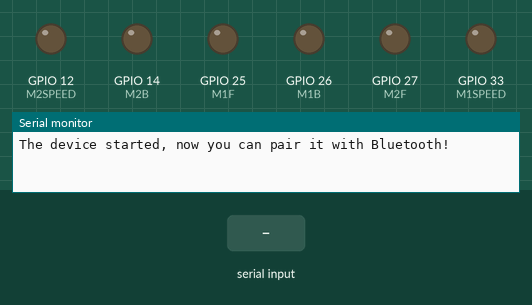
The sketch below on a simulated ESP32. Shown: output pins drawn as LEDs (lit = HIGH), the last lines printed to the serial monitor. The test bench sets the inputs (shaded band). Nothing arrives over Bluetooth unless stated.

Above: at 1.2 s.
1.3 s: "I" received over the second serial link
At 2.1 s:
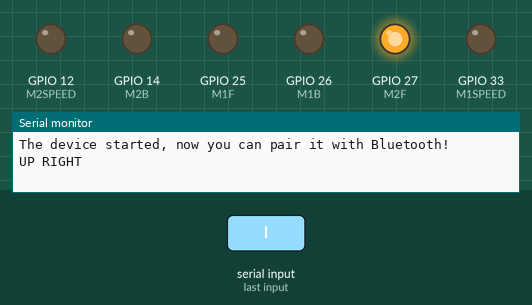
2.8 s: "H" received over the second serial link
At 3.3 s:
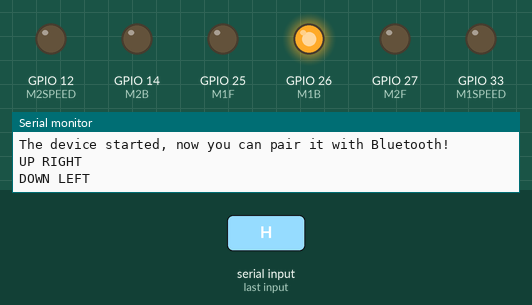
4.3 s: "J" received over the second serial link
At 5.5 s:
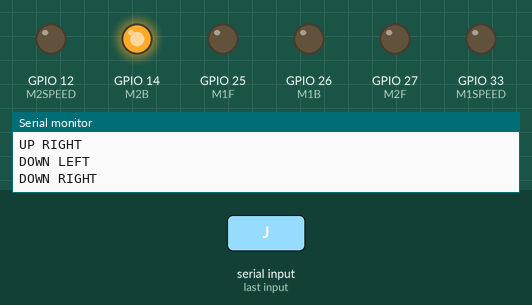
5.8 s: "q" received over the second serial link
At 6.7 s:
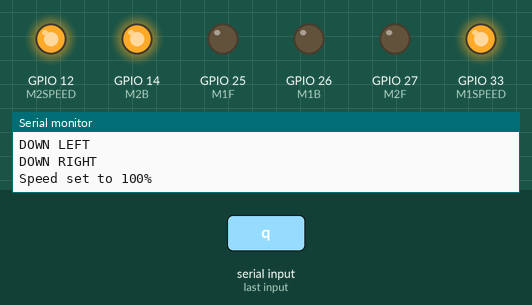
7.3 s: "90,45\n" received over the second serial link
At 8.5 s:
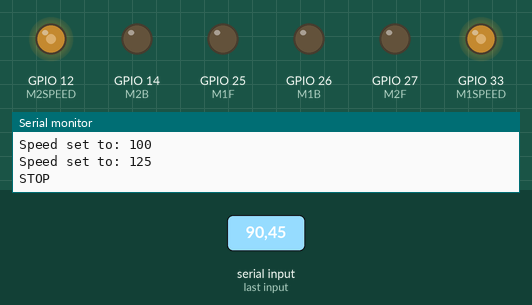
8.8 s: "F" received over the second serial link
At 10.2 s:
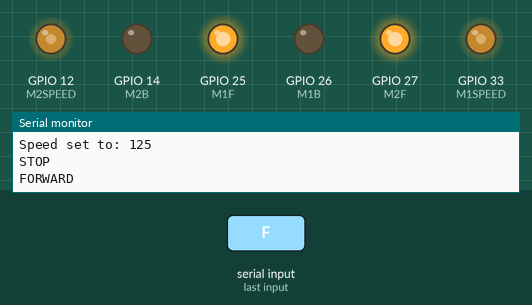
Timing chart, 0 to 11.3 s (numbered marks = the images above; inputs shaded):
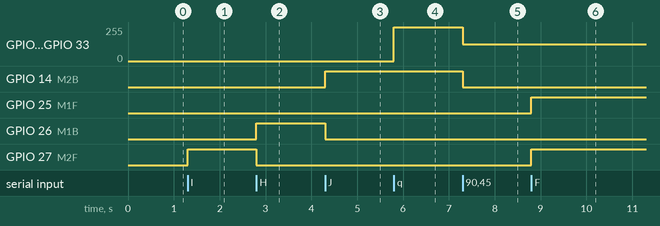

The sketch:

CODE_TOUT_TERRAIN.ino
```cpp
#include <BluetoothSerial.h>

BluetoothSerial SerialBT;

char command;

const int M1F = 25;
const int M1B = 26;
const int M2F = 27;
const int M2B = 14;
const int M1SPEED = 33;
const int M2SPEED = 12;

void setup() {
  pinMode(M1F, OUTPUT);
  pinMode(M1B, OUTPUT);
  pinMode(M2F, OUTPUT);
  pinMode(M2B, OUTPUT);
  pinMode(M1SPEED, OUTPUT);
  pinMode(M2SPEED, OUTPUT);

  Serial.begin(9600);
  SerialBT.begin("ESP32_BT");

  Serial.println("The device started, now you can pair it with Bluetooth!");
  STOP();
      analogWrite(M1SPEED, 0);
      analogWrite(M2SPEED, 0);
}

void FWD() {
  digitalWrite(M1F, HIGH);
  digitalWrite(M1B, LOW);
  digitalWrite(M2F, HIGH);
  digitalWrite(M2B, LOW);
}

void BACK() {
  digitalWrite(M1F, LOW);
  digitalWrite(M1B, HIGH);
  digitalWrite(M2F, LOW);
  digitalWrite(M2B, HIGH);
}

void RIGHT() {
  digitalWrite(M1F, LOW);
  digitalWrite(M1B, HIGH);
  digitalWrite(M2F, HIGH);
  digitalWrite(M2B, LOW);
}

void LEFT() {
  digitalWrite(M1F, HIGH);
  digitalWrite(M1B, LOW);
  digitalWrite(M2F, LOW);
  digitalWrite(M2B, HIGH);
}

void UP_LEFT() {
  digitalWrite(M1F, HIGH);
  digitalWrite(M1B, LOW);
  digitalWrite(M2F, LOW);
  digitalWrite(M2B, LOW);
}

void UP_RIGHT() {
  digitalWrite(M1F, LOW);
  digitalWrite(M1B, LOW);
  digitalWrite(M2F, HIGH);
  digitalWrite(M2B, LOW);
}

void DOWN_LEFT() {
  digitalWrite(M1F, LOW);
  digitalWrite(M1B, HIGH);
  digitalWrite(M2F, LOW);
  digitalWrite(M2B, LOW);
}

void DOWN_RIGHT() {
  digitalWrite(M1F, LOW);
  digitalWrite(M1B, LOW);
  digitalWrite(M2F, LOW);
  digitalWrite(M2B, HIGH);
}

void STOP() {
  digitalWrite(M1F, LOW);
  digitalWrite(M1B, LOW);
  digitalWrite(M2F, LOW);
  digitalWrite(M2B, LOW);
}

void loop() {
  while (SerialBT.available()) {
    command = SerialBT.read();

    if (command == 'F') {
      FWD();
      Serial.println("FORWARD");
    } else if (command == 'B') {
      BACK();
      Serial.println("BACK");
    } else if (command == 'R') {
      RIGHT();
      Serial.println("RIGHT");
    } else if (command == 'L') {
      LEFT();
      Serial.println("LEFT");
    } else if (command == 'G') {
      UP_LEFT();
      Serial.println("UP LEFT");
    } else if (command == 'I') {
      UP_RIGHT();
      Serial.println("UP RIGHT");
    } else if (command == 'H') {
      DOWN_LEFT();
      Serial.println("DOWN LEFT");
    } else if (command == 'J') {
      DOWN_RIGHT();
      Serial.println("DOWN RIGHT");
    } else if (command >= '0' && command <= '9') {
      int speed = command - '0';
      int pwmValue = speed * 25;
      analogWrite(M1SPEED, pwmValue);
      analogWrite(M2SPEED, pwmValue);
      Serial.print("Speed set to: ");
      Serial.println(pwmValue);
    } else if (command == 'q') {
      analogWrite(M1SPEED, 255);
      analogWrite(M2SPEED, 255);
      Serial.println("Speed set to 100%");
    } else {
      STOP();
      Serial.println("STOP");
    }
  }
}
```

Measured:
- after the input at 1.3 s, GPIO 27 (M2F): LOW → HIGH at once
- after the input at 2.8 s, GPIO 26 (M1B): LOW → HIGH at once; GPIO 27 (M2F): HIGH → LOW at once
- after the input at 4.3 s, GPIO 14 (M2B): LOW → HIGH at once; GPIO 26 (M1B): HIGH → LOW at once
- after the input at 5.8 s, GPIO 12 (M2SPEED), GPIO 33 (M1SPEED): 0/255 → 255/255 at once
- after the input at 7.3 s, GPIO 12 (M2SPEED), GPIO 33 (M1SPEED): 255/255 → 125/255 at once; GPIO 14 (M2B): HIGH → LOW at once
- after the input at 8.8 s, GPIO 25 (M1F), GPIO 27 (M2F): LOW → HIGH at once
